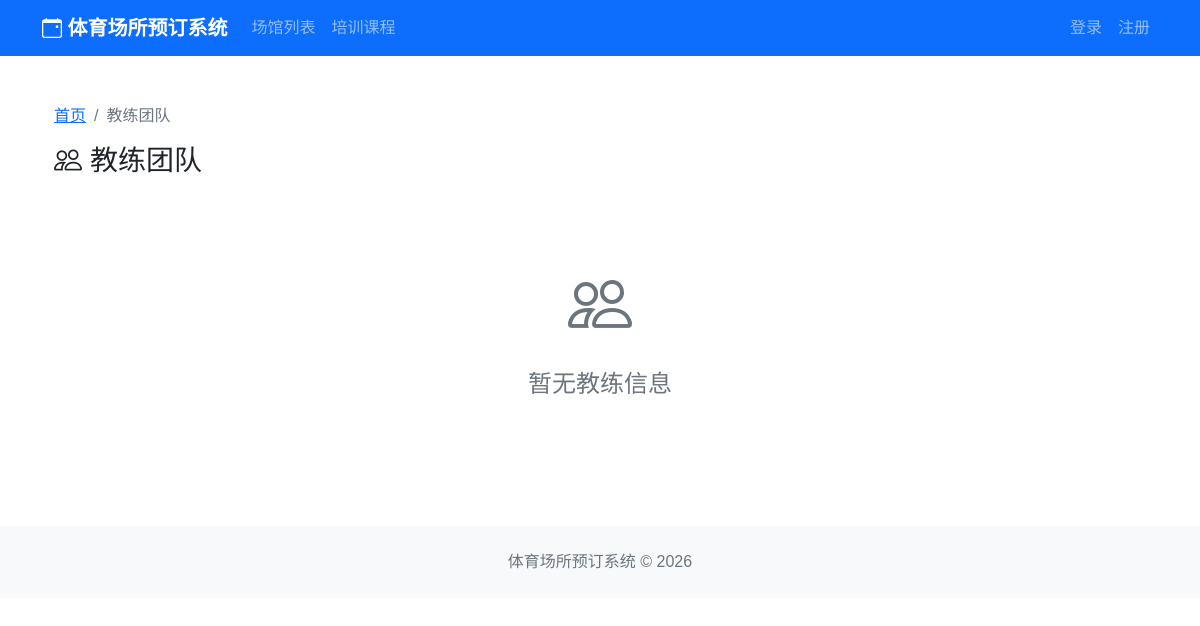
/courses/coaches/, run on an earlier commit of the app's database.
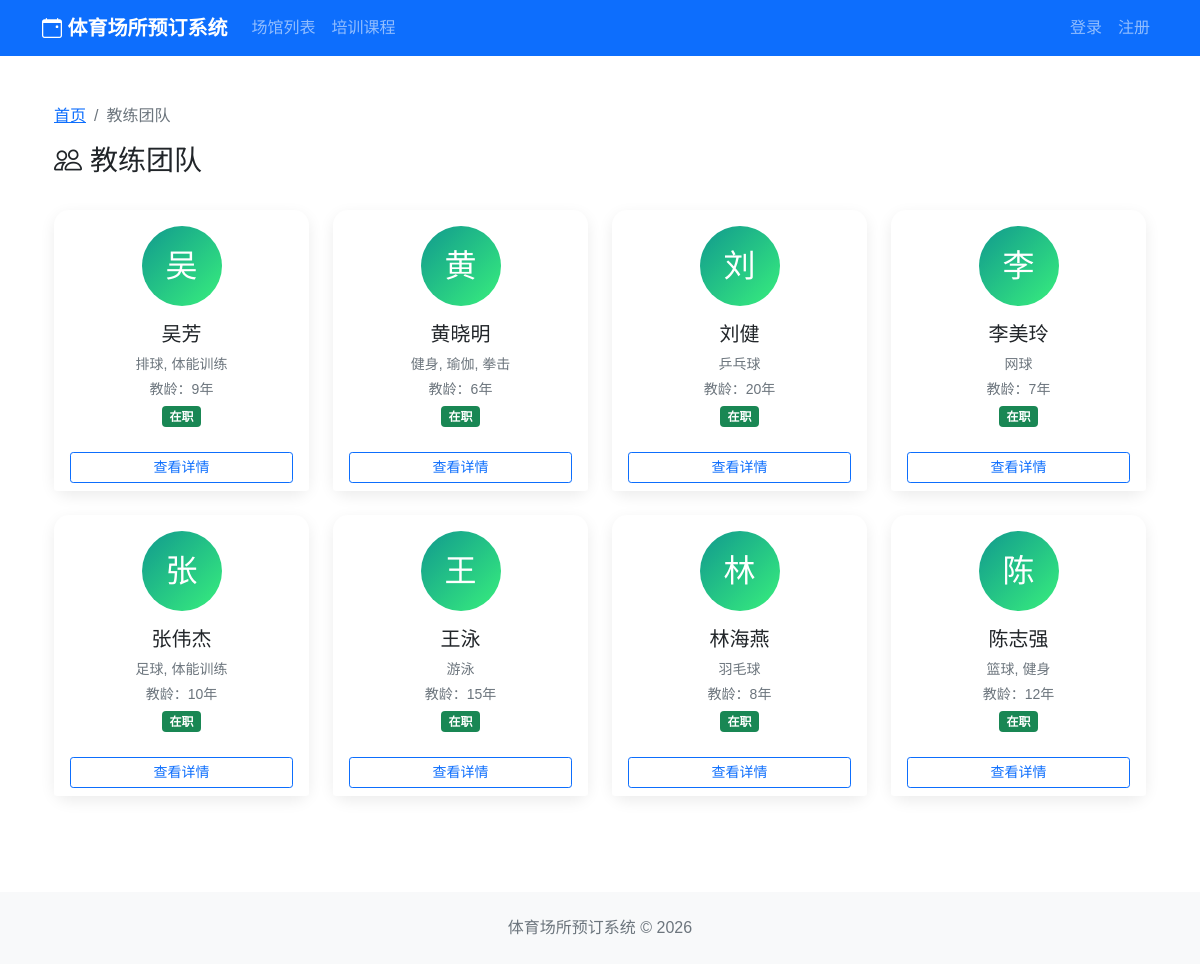
And on a later commit of the database.
### courses/models.py (models this page shows, shortened)
class Coach(models.Model):
    GENDER_CHOICES = (
        ('male', '男'),
        ('female', '女'),
    )
    STATUS_CHOICES = (
        ('active', '在职'),
        ('inactive', '离职'),
    )
    name = models.CharField(max_length=50, verbose_name='教练姓名')
    gender = models.CharField(max_length=10, choices=GENDER_CHOICES, verbose_name='性别')
    phone = models.CharField(max_length=20, verbose_name='联系电话')
    email = models.EmailField(blank=True, verbose_name='邮箱')
    avatar = models.ImageField(upload_to='coaches/', default='coaches/default.jpg', verbose_name='头像')
    speciality = models.CharField(max_length=200, verbose_name='擅长项目')
    description = models.TextField(blank=True, verbose_name='个人简介')
    experience = models.IntegerField(default=0, verbose_name='教龄(年)')
    certificate = models.CharField(max_length=200, blank=True, verbose_name='资质证书')
    status = models.CharField(max_length=20, choices=STATUS_CHOICES, default='active', verbose_name='状态')
    created_at = models.DateTimeField(auto_now_add=True, verbose_name='创建时间')
    updated_at = models.DateTimeField(auto_now=True, verbose_name='更新时间')
    class Meta:
        db_table = 'coaches'
        verbose_name = '教练'
        verbose_name_plural = '教练'

### courses/views.py (the view)
# urls.py: path('coaches/', views.coach_list, name='coach_list'),
def coach_list(request):
    coaches = Coach.objects.filter(status='active').order_by('-created_at')
    speciality = request.GET.get('speciality')
    search = request.GET.get('search')
    if speciality:
        coaches = coaches.filter(speciality__icontains=speciality)
    if search:
        coaches = coaches.filter(name__icontains=search)
    paginator = Paginator(coaches, 12)
    page_number = request.GET.get('page')
    page_obj = paginator.get_page(page_number)
    return render(request, 'courses/coach_list.html', {
        'page_obj': page_obj,
        'speciality': speciality,
        'search': search
    })

### templates/courses/coach_list.html (shortened to what this page needs)
{% extends 'base.html' %}
{% block content %}
<div class="container py-4">
    <nav aria-label="breadcrumb">
        <ol class="breadcrumb">
            <li class="breadcrumb-item"><a href="{% url 'home' %}">首页</a></li>
            <li class="breadcrumb-item active">教练团队</li>
        </ol>
    </nav>
    <div class="d-flex justify-content-between align-items-center mb-4">
        <h3><i class="bi bi-people me-2"></i>教练团队</h3>
    </div>
    <div class="row">
        {% for coach in page_obj %}
        <div class="col-md-3 col-sm-6 mb-4">
            <div class="card coach-card text-center h-100">
                <div class="card-body">
                    <div class="coach-avatar mb-3">{{ coach.name.0 }}</div>
                    <h5 class="card-title">{{ coach.name }}</h5>
                    <p class="text-muted small mb-1">{{ coach.speciality }}</p>
                    <p class="text-muted small mb-1">教龄：{{ coach.experience }}年</p>
                    <span class="badge bg-{% if coach.status == 'active' %}success{% else %}secondary{% endif %}">{{ coach.get_status_display }}</span>
                </div>
                <div class="card-footer bg-white border-top-0">
                    <a href="{% url 'courses:coach_detail' coach.id %}" class="btn btn-outline-primary btn-sm w-100">查看详情</a>
                </div>
            </div>
        </div>
        {% empty %}
        <div class="col-12 text-center py-5">
            <i class="bi bi-people text-muted" style="font-size: 4rem;"></i>
            <h4 class="text-muted mt-3">暂无教练信息</h4>
        </div>
        {% endfor %}
    </div>
</div>
{% endblock %}

### templates/base.html (shortened to what this page needs)
<!DOCTYPE html>
<html lang="zh-CN">
<head>
    <link href="https://cdn.jsdelivr.net/npm/bootstrap@5.1.3/dist/css/bootstrap.min.css" rel="stylesheet">
    <link rel="stylesheet" href="https://cdn.jsdelivr.net/npm/bootstrap-icons@1.8.1/font/bootstrap-icons.css">
</head>
<body>
    <nav class="navbar navbar-expand-lg navbar-dark bg-primary">
        <div class="container">
            <a class="navbar-brand" href="{% url 'home' %}">
                <i class="bi bi-calendar-event"></i> 体育场所预订系统
            </a>
            <div class="collapse navbar-collapse" id="navbarNav">
                <ul class="navbar-nav me-auto">
                    <li class="nav-item">
                        <a class="nav-link" href="{% url 'venues:venue_list' %}">场馆列表</a>
                    </li>
                    <li class="nav-item">
                        <a class="nav-link" href="{% url 'courses:course_list' %}">培训课程</a>
                    </li>
                </ul>
                <ul class="navbar-nav">
                    {% if user.is_authenticated %}
                    <li class="nav-item dropdown">
                        <a class="nav-link dropdown-toggle" href="#" id="userDropdown" role="button" data-bs-toggle="dropdown">
                            <i class="bi bi-person-circle"></i> {{ user.username }}
                        </a>
                        <ul class="dropdown-menu">
                            <li><a class="dropdown-item" href="{% url 'users:profile' %}">个人资料</a></li>
                            <li><a class="dropdown-item" href="{% url 'users:password_change' %}">修改密码</a></li>
                            <li><hr class="dropdown-divider"></li>
                            <li>
                                                <form method="post" action="{% url 'users:logout' %}" class="d-inline">
                                                    {% csrf_token %}
                                                    <button type="submit" class="dropdown-item border-0 bg-transparent" style="cursor:pointer;">退出登录</button>
                                                </form>
                                            </li>
                        </ul>
                    </li>
                    {% else %}
                    <li class="nav-item">
                        <a class="nav-link" href="{% url 'users:login' %}">登录</a>
                    </li>
                    <li class="nav-item">
                        <a class="nav-link" href="{% url 'users:register' %}">注册</a>
                    </li>
                    {% endif %}
                </ul>
            </div>
        </div>
    </nav>
    <main class="container my-4">
        {% block content %}{% endblock %}
    </main>
    <footer class="bg-light py-4 mt-5">
        <div class="container text-center">
            <p class="text-muted mb-0">体育场所预订系统 &copy; 2026</p>
        </div>
    </footer>
</body>
</html>

### templates/base.html (style rules this page uses)
body { font-family: 'Microsoft YaHei', sans-serif; }
.navbar-brand { font-weight: bold; }
.card { box-shadow: 0 2px 4px rgba(0,0,0,0.1); }

### templates/courses/coach_list.html (style rules this page uses)
.coach-card { border: none; border-radius: 15px; box-shadow: 0 5px 15px rgba(0,0,0,0.08); transition: all 0.3s; }
.coach-avatar { width: 80px; height: 80px; border-radius: 50%; background: linear-gradient(135deg, #11998e 0%, #38ef7d 100%); display: flex; align-items: center; justify-content: center; color: white; font-size: 2rem; margin: 0 auto; }

What changed in the data, as far as the page shows it:
added Coach: name.0 "吴", name "吴芳", speciality "排球, 体能训练", experience "9", status "在职"
added Coach: name.0 "黄", name "黄晓明", speciality "健身, 瑜伽, 拳击", experience "6", status "在职"
added Coach: name.0 "刘", name "刘健", speciality "乒乓球", experience "20", status "在职"
added Coach: name.0 "李", name "李美玲", speciality "网球", experience "7", status "在职"
added Coach: name.0 "张", name "张伟杰", speciality "足球, 体能训练", experience "10", status "在职"
added Coach: name.0 "王", name "王泳", speciality "游泳", experience "15", status "在职"
added Coach: name.0 "林", name "林海燕", speciality "羽毛球", experience "8", status "在职"
added Coach: name.0 "陈", name "陈志强", speciality "篮球, 健身", experience "12", status "在职"
Also different on the page:
text no longer shown: "暂无教练信息"
